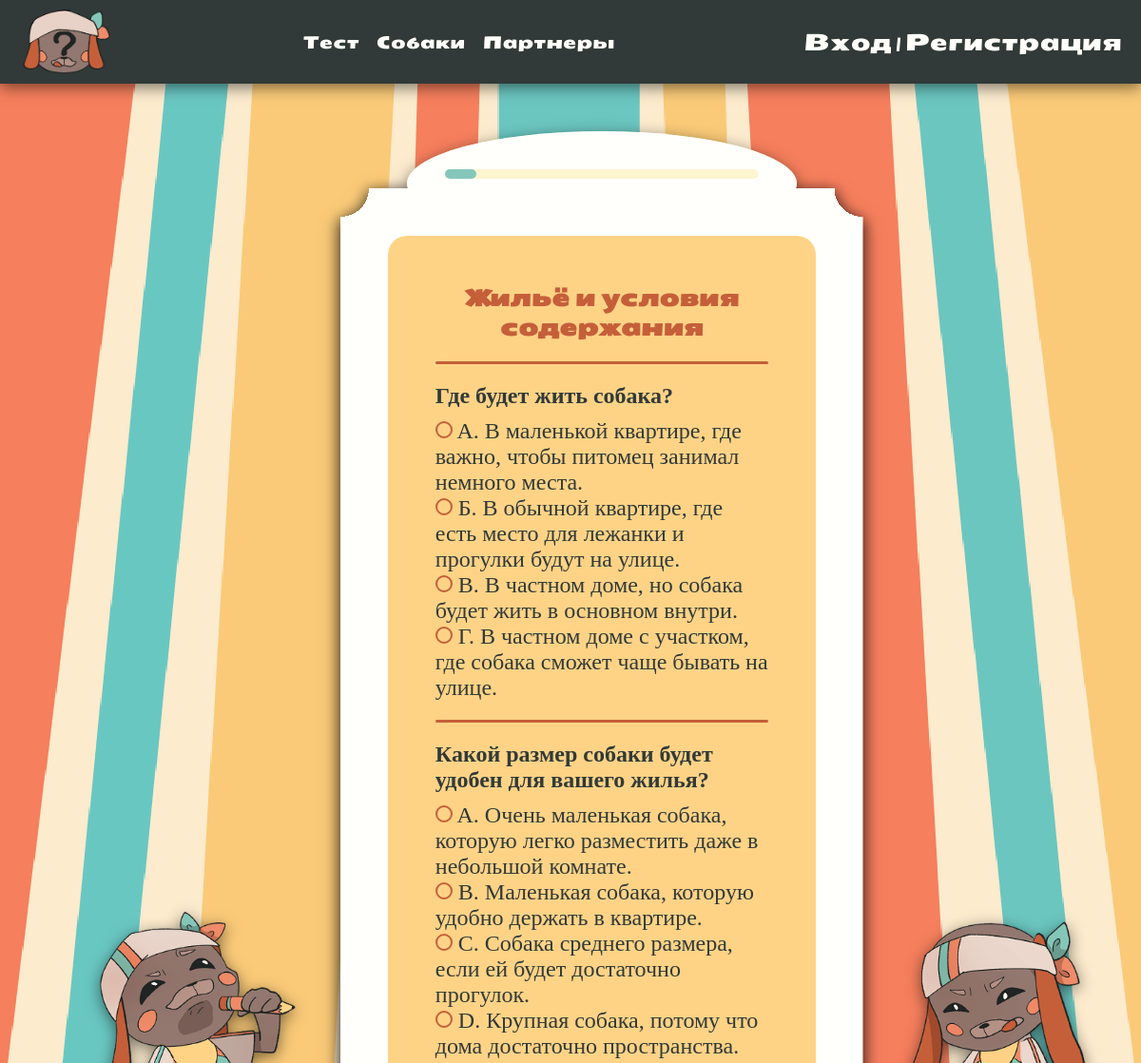
The app's page /test/1/ (upper part), older data.
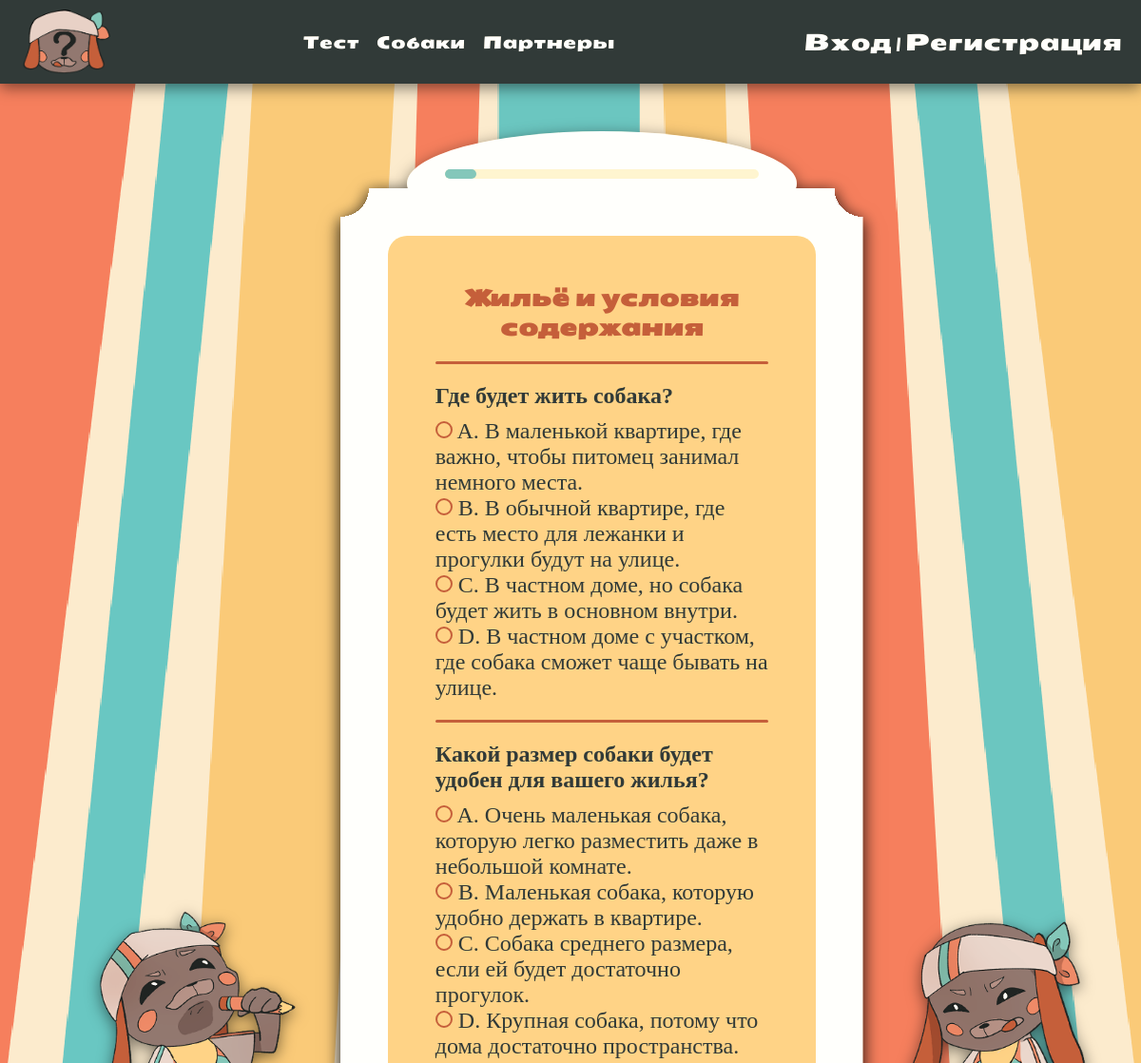
The same page, newer data.
### qtest/models.py (models this page shows, shortened)
class TestStep(models.Model):
    title = models.CharField(max_length=150, verbose_name='Название шага')
    order = models.PositiveIntegerField(unique=True, verbose_name='Порядок')
    weight = models.PositiveIntegerField(default=1, verbose_name='Вес шага')
    class Meta:
        ordering = ['order']
        verbose_name = 'Шаг теста'
        verbose_name_plural = 'Шаги теста'

class Question(models.Model):
    text = models.CharField(max_length=255, verbose_name='Вопрос')
    step = models.PositiveIntegerField(verbose_name='Номер шага')
    order = models.PositiveIntegerField(default=1, verbose_name='Порядок внутри шага')
    class Meta:
        ordering = ['step', 'order']
        verbose_name = 'Вопрос теста'
        verbose_name_plural = 'Вопросы теста'

class Answer(models.Model):
    question = models.ForeignKey(
        Question,
        on_delete=models.CASCADE,
        related_name='answers',
        verbose_name='Вопрос'
    )
    text = models.CharField(max_length=255, verbose_name='Ответ')
    tag = models.ForeignKey(
        Tag,
        on_delete=models.PROTECT,
        related_name='answers',
        null=True,
        blank=True,
        verbose_name='Тег ответа'
    )
    order = models.PositiveIntegerField(default=1, verbose_name='Порядок')
    class Meta:
        ordering = ['question__step', 'question__order', 'order']
        verbose_name = 'Ответ теста'
        verbose_name_plural = 'Ответы теста'

### qtest/views.py (the view, shortened to what this page needs)
# urls.py: path('test/<int:step>/', views.test_step, name='test_step'),
def test_step(request, step):
    total_steps = _get_total_steps()
    if step < 1:
        return redirect('qtest:test_step', step=1)
    if step > total_steps:
        return redirect('qtest:test_result')
    step_object = TestStep.objects.filter(order=step).first()
    questions = list(
        Question.objects
        .filter(step=step)
        .prefetch_related('answers__tag')
        .order_by('order')
    )
    progress = int((step / total_steps) * 100)
    saved_answers = request.session.get('answers', {})
    for question in questions:
        question.selected_answer_id = int(saved_answers.get(str(question.id), 0) or 0)
    return render(request, 'qtest/test_step.html', {
        'questions': questions,
        'step': step,
        'total_steps': total_steps,
        'progress': progress,
        'step_title': step_object.title if step_object else f'Шаг {step}',
    })

### qtest/views.py (called while the page is built)
def _get_total_steps():
    steps_count = TestStep.objects.count()
    if steps_count:
        return steps_count
    return Question.objects.values('step').distinct().count()

### qtest/templates/qtest/test_step.html (shortened to what this page needs)
{% extends 'main/base.html' %}
{% load static %}
{% block content %}
<section class="back qback">
  <div class="container qback">
    <img src="/static/main/img/sprite/rad3.png" class="sprite4" alt="" />
    <div class="container cont_form fade-in">
      <span class="form_title prg">
        <div class="progress">
          <div class="progress-bar" style="width: {{ progress }}%;"></div>
        </div>
      </span>
      <div class="form">
        {% if total_steps == 0 %}
        <h2 class="qcounter">Тест пока не заполнен</h2>
        <p class="qcounter">Добавьте шаги, вопросы и ответы в админ-панели.</p>
        {% else %}
        <form method="POST" class="form_form qform">
          <div class="test-step-head">
            <h2 class="qtitle">{{ step_title }}</h2>
          </div>
          {% for question in questions %}
 <div class="qdivid"></div>
          <div class="quest test-question">
            <h3 class="qquestion">{{ question.text }}</h3>
            {% for answer in question.answers.all %}
            <label class="qanswer">
              <input
                type="radio"
                name="question_{{ question.id }}"
                value="{{ answer.id }}"
                {%
                if
                answer.id=""
                ="question.selected_answer_id"
                %}checked{%
                endif
                %}
                required
              />
              <span class="qanswer">{{ answer.text }}</span>
            </label>
            {% endfor %}
          </div>
          {% empty %}
          <p class="qcounter">В этом шаге пока нет вопросов.</p>
          {% endfor %}
        </form>
        {% endif %}
      </div>
    </div>
    <img src="/static/main/img/sprite/rad2.png" class="sprite5" alt="" />
  </div>
</section>
{% endblock %}

### main/templates/main/base.html (shortened to what this page needs)
{% load static%}
<!doctype html>
<html lang="ru">
<head>
 <link rel="stylesheet" href="{% static 'main/css/base.css' %}">
</head>
<body>
 <header class="site-header">
  <a href="{% url 'main:index' %}" class="header-logo-link">
   <img src="/static/main/img/logo.png" class="logo" alt="PawPick">
  </a>
  <nav class="nav desktop-nav">
   <a href="{% url 'qtest:test_step' 1 %}" class="button"> Тест </a>
   <a href="{% url 'catalog:catalog' %}" class="button"> Собаки </a>
   <a href="{% url 'main:vet' %}" class="button"> Партнеры</a>
  </nav>
  <div class="desktop-user-menu">
   {% if request.user.is_authenticated %}
   <a href="{% url 'qtest:profile' %}" class="button">
    {{ request.user.profile.display_name|default:request.user.username }}
   </a>
   {% else %}
   <span class="reg">
    <a href="{% url 'register:login' %}">Вход</a> |
    <a href="{% url 'register:register' %}">Регистрация</a>
   </span>
   {% endif %}
  </div>
 </header>
 <main>
  {% block content %}
  {% endblock %}
 </main>
</body>
</html>

### static/main/css/base.css (style rules this page uses)
* { margin: 0; padding: 0; color: white; text-decoration: none; }
.form_form input, .form_form textarea { color: #2B3939; font-size: 15px; }
h1, h2, h3, a, button { font-family: SeymourOne; font-size: 24px; }
p, label, input { font-family: EBGaramond; }
img { width: 100%; }
body { background-image: url(/static/main/img/background.svg); background-size: cover; background-position: center; filter: sepia(20%); }
.container { max-width: 1480px; margin: 0 auto; }
@media screen and (min-width: 1024px) and (max-width: 1279px) { .container { max-width: 1024px; margin: 0 auto; } }

### static/main/css/header.css (style rules this page uses)
header { position: relative; z-index: 50; background-color: #2B3939; display: flex; flex-direction: row; justify-content: space-between; padding: 0px 40px; align-items: center; filter: drop-shadow(0px 4px 8px rgba(0, 0, 0, 0.5)); }
.site-header { min-height: 88px; }
.header-logo-link { display: flex; align-items: center; flex-shrink: 0; }
.reg { font-family: SeymourOne; font-size: 24px; }
.nav { display: flex; flex-direction: row; gap: 10px 30px; }
.desktop-user-menu { display: flex; align-items: center; column-gap: 30px; }
@media screen and (min-width: 1024px) and (max-width: 1279px) { header { padding: 0px 20px; } }
@media screen and (min-width: 1024px) and (max-width: 1279px) { .reg, .button, .buttom { font-size: 18px; } }
@media screen and (min-width: 1024px) and (max-width: 1279px) { .nav, .desktop-user-menu { column-gap: 18px; } }

### static/main/css/forms.css (style rules this page uses)
.cont_form { width: 680px; display: flex; flex-direction: column; justify-content: center; }
label, input { font-size: 24px; color: #2B3939; }
.form_form { display: flex; flex-direction: column; row-gap: 20px; background-color: #FACA78; padding: 50px; border-radius: 20px; }
.back { background-image: url(/static/main/img/regback.svg); background-repeat: no-repeat; background-position: center; margin-bottom: 100px; background-repeat: repeat-x; filter: drop-shadow(0px 4px 8px rgba(0, 0, 0, 0.5)); }

### static/main/css/reelSlider.css (style rules this page uses)
:root { --c-1: #794A3A; --c-2: #794A3A; }

### static/main/css/animations.css (style rules this page uses)
.fade-in { opacity: 0; transform: translateY(-20px); animation: css-animation-fadeInUp 0.5s ease-out forwards; }

### static/main/css/catalog.css (style rules this page uses)
.card_full .short_info, .card_full .short_desc, .card_full .description, { min-width: 0; }

### static/main/css/maskot.css (style rules this page uses)
.logo { width: 150px; }
.sprite4 { width: 270px; height: 370px; top: 30%; position: sticky; }
.sprite5 { width: 270px; height: 370px; top: 30%; position: sticky; }
@media screen and (min-width: 1024px) and (max-width: 1279px) { .logo { width: 100px; } }

### static/main/css/qtest.css (style rules this page uses)
input[type="radio"] { appearance: none; -webkit-appearance: none; width: 18px; height: 18px; min-width: 18px; min-height: 18px; margin: 0; border: 2px solid #D0542E; border-radius: 50%; background-color: transparent; cursor: pointer; }
.prg { width: 60%; }
.qdivid { height: 3px; border-radius: 5px; min-width: 350px; max-width: 1480px; background-color:#D0542E; }
.qform { display: flex; flex-direction: column; gap: 20px; }
.progress { width: 100%; height: 10px; background: #FCEBCD; margin-bottom: 20px; border-radius:5px; }
.progress-bar { height: 100%; background: #6BC6C0; border-radius:5px; }
.qback { display: flex; flex-direction: row; background-attachment: fixed; }
.qquestion { color:#2B3939; margin-bottom:10px; }
.qtitle { text-align:center; color: #D0542E; }
.qanswer { font-size:24px; color:#2B3939; }

Row changes from the older to the newer data that the page shows:
changed Answer: id "☐ Б. В обычной квартире, где ест" → "☐ B. В обычной квартире, где ест"; text "Б. В обычной квартире, где есть место для лежанки и прогулки будут на улице." → "B. В обычной квартире, где есть место для лежанки и прогулки будут на улице."
changed Answer: id "☐ В. В частном доме, но собака б" → "☐ C. В частном доме, но собака б"; text "В. В частном доме, но собака будет жить в основном внутри." → "C. В частном доме, но собака будет жить в основном внутри."
changed Answer: id "☐ Г. В частном доме с участком," → "☐ D. В частном доме с участком,"; text "Г. В частном доме с участком, где собака сможет чаще бывать на улице." → "D. В частном доме с участком, где собака сможет чаще бывать на улице."
